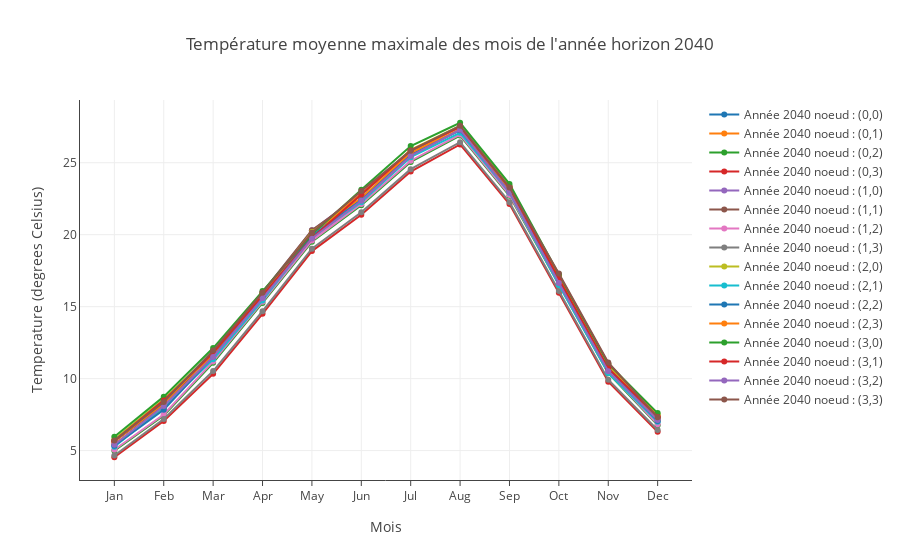

The notebook cell this image was saved under:
### Code cell
for p in range(intervalj) :
    for q in range(intervali) :
        order = p * intervalj + q
        trace = go.Scatter(
            x = months[0:12],
            y = moyAreaInterval[:,p,q],
            name ='Année 2040 noeud : (%s'%(str(p)+','+str(q)+')')
        )
        data.append(trace)

layout = dict (
           title = "Température moyenne maximale des mois de l'année horizon 2040",
           xaxis = dict(
                 title = 'Mois',
                 showline=True,
                 showticklabels=True,
                 ticklen=5
             ),
             yaxis = dict(
                 title = 'Temperature (degrees Celsius)',
                 showline=True,
                 showticklabels=True
             ),         
)


fig = dict(data=data, layout=layout)

plotly.offline.iplot(fig, filename='basic-line')

### Figure 1 — Plotly figure (JSON) as saved in the notebook; plotly's stock layout.template omitted (floating-point values rounded to 4 significant figures)
{"data": [{"name": "Année 2040 noeud : (0,0)", "type": "scatter", "uid": "588a724a-6daf-407d-b0ad-c92e43d985bc", "x": ["Jan", "Feb", "Mar", "Apr", "May", "Jun", "Jul", "Aug", "Sep", "Oct", "Nov", "Dec"], "y": [5.409, 7.906, 11.6, 15.76, 20.1, 22.5, 25.61, 27.27, 23.12, 16.87, 10.76, 7.071, 16.24]}, {"name": "Année 2040 noeud : (0,1)", "type": "scatter", "uid": "74442f43-2be7-426c-9861-4d3581b9f742", "x": ["Jan", "Feb", "Mar", "Apr", "May", "Jun", "Jul", "Aug", "Sep", "Oct", "Nov", "Dec"], "y": [5.458, 7.949, 11.65, 15.81, 20.14, 22.55, 25.66, 27.31, 23.16, 16.92, 10.81, 7.115, 16.28]}, {"name": "Année 2040 noeud : (0,2)", "type": "scatter", "uid": "195aebac-7d5c-4e84-bd63-0ea0aefc34f6", "x": ["Jan", "Feb", "Mar", "Apr", "May", "Jun", "Jul", "Aug", "Sep", "Oct", "Nov", "Dec"], "y": [4.994, 7.445, 11.1, 15.26, 19.51, 22.05, 25.06, 26.88, 22.7, 16.53, 10.38, 6.767, 15.79]}, {"name": "Année 2040 noeud : (0,3)", "type": "scatter", "uid": "3b934c83-7371-4959-8ae4-c98c53597958", "x": ["Jan", "Feb", "Mar", "Apr", "May", "Jun", "Jul", "Aug", "Sep", "Oct", "Nov", "Dec"], "y": [4.538, 7.064, 10.33, 14.5, 18.86, 21.38, 24.39, 26.27, 22.12, 15.96, 9.783, 6.31, 15.2]}, {"name": "Année 2040 noeud : (1,0)", "type": "scatter", "uid": "b17f8905-529e-4005-a0d0-80aa446919ff", "x": ["Jan", "Feb", "Mar", "Apr", "May", "Jun", "Jul", "Aug", "Sep", "Oct", "Nov", "Dec"], "y": [5.645, 8.267, 11.87, 15.99, 20.3, 22.84, 25.87, 27.45, 23.37, 17.16, 11.05, 7.292, 16.5]}, {"name": "Année 2040 noeud : (1,1)", "type": "scatter", "uid": "ddd6740c-172a-49f8-99ae-6d74ab1456b9", "x": ["Jan", "Feb", "Mar", "Apr", "May", "Jun", "Jul", "Aug", "Sep", "Oct", "Nov", "Dec"], "y": [5.662, 8.131, 11.86, 16.0, 20.31, 22.76, 25.85, 27.49, 23.33, 17.11, 11.03, 7.3, 16.47]}, {"name": "Année 2040 noeud : (1,2)", "type": "scatter", "uid": "cfb74486-f008-425d-851f-2c47544bf6b8", "x": ["Jan", "Feb", "Mar", "Apr", "May", "Jun", "Jul", "Aug", "Sep", "Oct", "Nov", "Dec"], "y": [5.056, 7.511, 11.2, 15.35, 19.59, 22.14, 25.14, 26.96, 22.76, 16.59, 10.45, 6.831, 15.87]}, {"name": "Année 2040 noeud : (1,3)", "type": "scatter", "uid": "c8fc9276-c97f-45f8-b68f-74270ea40377", "x": ["Jan", "Feb", "Mar", "Apr", "May", "Jun", "Jul", "Aug", "Sep", "Oct", "Nov", "Dec"], "y": [4.659, 7.19, 10.52, 14.68, 19.03, 21.56, 24.55, 26.42, 22.26, 16.09, 9.922, 6.428, 15.35]}, {"name": "Année 2040 noeud : (2,0)", "type": "scatter", "uid": "a19eddec-2a0b-47e0-942f-60e116e2a38b", "x": ["Jan", "Feb", "Mar", "Apr", "May", "Jun", "Jul", "Aug", "Sep", "Oct", "Nov", "Dec"], "y": [5.789, 8.566, 11.83, 15.86, 20.19, 22.77, 25.89, 27.57, 23.37, 16.98, 10.89, 7.513, 16.5]}, {"name": "Année 2040 noeud : (2,1)", "type": "scatter", "uid": "710ecc3e-9779-4884-907b-a5bea82aa4a5", "x": ["Jan", "Feb", "Mar", "Apr", "May", "Jun", "Jul", "Aug", "Sep", "Oct", "Nov", "Dec"], "y": [5.269, 8.037, 11.35, 15.43, 19.8, 22.26, 25.38, 27.08, 22.92, 16.5, 10.39, 7.003, 16.02]}, {"name": "Année 2040 noeud : (2,2)", "type": "scatter", "uid": "f3c799ab-6ca5-4338-b079-74352e40b145", "x": ["Jan", "Feb", "Mar", "Apr", "May", "Jun", "Jul", "Aug", "Sep", "Oct", "Nov", "Dec"], "y": [5.335, 7.834, 11.52, 15.67, 19.92, 22.39, 25.52, 27.26, 23.0, 16.81, 10.7, 7.048, 16.16]}, {"name": "Année 2040 noeud : (2,3)", "type": "scatter", "uid": "6d12b186-eb63-4ab1-a9df-0d84c7e0917e", "x": ["Jan", "Feb", "Mar", "Apr", "May", "Jun", "Jul", "Aug", "Sep", "Oct", "Nov", "Dec"], "y": [5.659, 8.257, 11.86, 15.92, 20.12, 22.84, 25.72, 27.5, 23.18, 17.16, 11.04, 7.373, 16.46]}, {"name": "Année 2040 noeud : (3,0)", "type": "scatter", "uid": "8710da5a-3a84-435f-a481-90a2440dfcae", "x": ["Jan", "Feb", "Mar", "Apr", "May", "Jun", "Jul", "Aug", "Sep", "Oct", "Nov", "Dec"], "y": [5.957, 8.749, 12.12, 16.1, 20.02, 23.13, 26.16, 27.78, 23.53, 17.24, 11.04, 7.604, 16.69]}, {"name": "Année 2040 noeud : (3,1)", "type": "scatter", "uid": "c13f8d68-060b-4376-aa5f-1f90ee386a13", "x": ["Jan", "Feb", "Mar", "Apr", "May", "Jun", "Jul", "Aug", "Sep", "Oct", "Nov", "Dec"], "y": [5.675, 8.489, 11.79, 15.79, 19.75, 22.8, 25.86, 27.5, 23.26, 16.94, 10.72, 7.338, 16.39]}, {"name": "Année 2040 noeud : (3,2)", "type": "scatter", "uid": "e4b33b87-7156-4e30-9f13-6536fa93bdcf", "x": ["Jan", "Feb", "Mar", "Apr", "May", "Jun", "Jul", "Aug", "Sep", "Oct", "Nov", "Dec"], "y": [5.412, 8.098, 11.51, 15.58, 19.74, 22.35, 25.47, 27.29, 22.94, 16.65, 10.52, 7.126, 16.13]}, {"name": "Année 2040 noeud : (3,3)", "type": "scatter", "uid": "e27a38dd-7a8b-44c7-89f1-3724e986feb2", "x": ["Jan", "Feb", "Mar", "Apr", "May", "Jun", "Jul", "Aug", "Sep", "Oct", "Nov", "Dec"], "y": [5.694, 8.379, 11.95, 15.98, 20.13, 23.03, 25.83, 27.57, 23.27, 17.3, 11.12, 7.312, 16.53]}], "layout": {"autosize": true, "title": {"text": "Température moyenne maximale des mois de l'année horizon 2040"}, "xaxis": {"autorange": true, "range": [-0.6685, 11.67], "showline": true, "showticklabels": true, "ticklen": 5, "title": {"text": "Mois"}, "type": "category"}, "yaxis": {"autorange": true, "range": [2.62, 29.69], "showline": true, "showticklabels": true, "title": {"text": "Temperature (degrees Celsius)"}, "type": "linear"}}}
